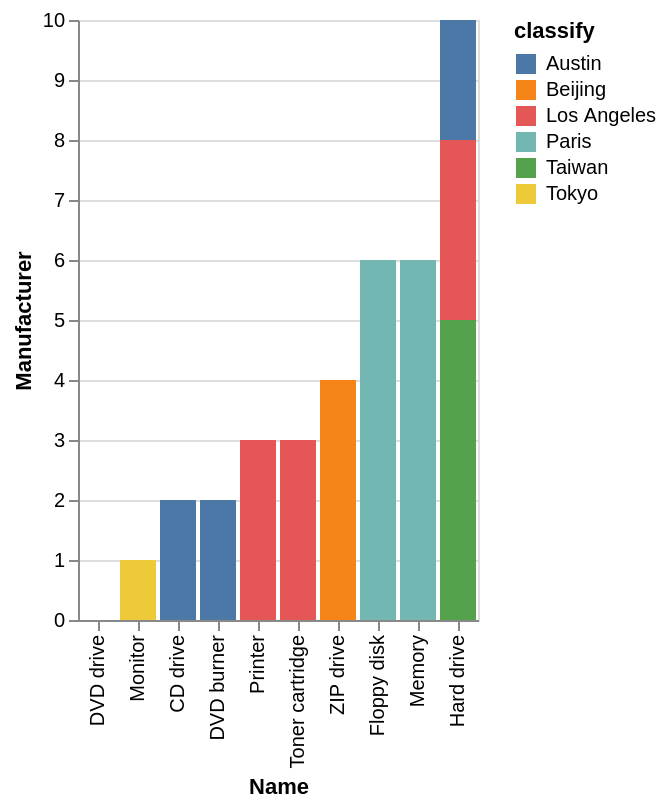

The Vega-Lite source for this figure:
### Vega-Lite specification from a JSON file in a GitHub repository (floating-point values rounded to 4 significant figures)
{"data": {"values": [{"x_data": "Monitor", "y_data": 0, "classify": "Austin"}, {"x_data": "CD drive", "y_data": 2, "classify": "Austin"}, {"x_data": "DVD burner", "y_data": 2, "classify": "Austin"}, {"x_data": "Printer", "y_data": 0, "classify": "Austin"}, {"x_data": "Toner cartridge", "y_data": 0, "classify": "Austin"}, {"x_data": "ZIP drive", "y_data": 0, "classify": "Austin"}, {"x_data": "DVD drive", "y_data": 0, "classify": "Austin"}, {"x_data": "Hard drive", "y_data": 2, "classify": "Austin"}, {"x_data": "Floppy disk", "y_data": 0, "classify": "Austin"}, {"x_data": "Memory", "y_data": 0, "classify": "Austin"}, {"x_data": "Monitor", "y_data": 0, "classify": "Beijing"}, {"x_data": "CD drive", "y_data": 0, "classify": "Beijing"}, {"x_data": "DVD burner", "y_data": 0, "classify": "Beijing"}, {"x_data": "Printer", "y_data": 0, "classify": "Beijing"}, {"x_data": "Toner cartridge", "y_data": 0, "classify": "Beijing"}, {"x_data": "ZIP drive", "y_data": 4, "classify": "Beijing"}, {"x_data": "DVD drive", "y_data": 0, "classify": "Beijing"}, {"x_data": "Hard drive", "y_data": 0, "classify": "Beijing"}, {"x_data": "Floppy disk", "y_data": 0, "classify": "Beijing"}, {"x_data": "Memory", "y_data": 0, "classify": "Beijing"}, {"x_data": "Monitor", "y_data": 0, "classify": "Los Angeles"}, {"x_data": "CD drive", "y_data": 0, "classify": "Los Angeles"}, {"x_data": "DVD burner", "y_data": 0, "classify": "Los Angeles"}, {"x_data": "Printer", "y_data": 3, "classify": "Los Angeles"}, {"x_data": "Toner cartridge", "y_data": 3, "classify": "Los Angeles"}, {"x_data": "ZIP drive", "y_data": 0, "classify": "Los Angeles"}, {"x_data": "DVD drive", "y_data": 0, "classify": "Los Angeles"}, {"x_data": "Hard drive", "y_data": 3, "classify": "Los Angeles"}, {"x_data": "Floppy disk", "y_data": 0, "classify": "Los Angeles"}, {"x_data": "Memory", "y_data": 0, "classify": "Los Angeles"}, {"x_data": "Monitor", "y_data": 0, "classify": "Paris"}, {"x_data": "CD drive", "y_data": 0, "classify": "Paris"}, {"x_data": "DVD burner", "y_data": 0, "classify": "Paris"}, {"x_data": "Printer", "y_data": 0, "classify": "Paris"}, {"x_data": "Toner cartridge", "y_data": 0, "classify": "Paris"}, {"x_data": "ZIP drive", "y_data": 0, "classify": "Paris"}, {"x_data": "DVD drive", "y_data": 0, "classify": "Paris"}, {"x_data": "Hard drive", "y_data": 0, "classify": "Paris"}, {"x_data": "Floppy disk", "y_data": 6, "classify": "Paris"}, {"x_data": "Memory", "y_data": 6, "classify": "Paris"}, {"x_data": "Monitor", "y_data": 0, "classify": "Taiwan"}, {"x_data": "CD drive", "y_data": 0, "classify": "Taiwan"}, {"x_data": "DVD burner", "y_data": 0, "classify": "Taiwan"}, {"x_data": "Printer", "y_data": 0, "classify": "Taiwan"}, {"x_data": "Toner cartridge", "y_data": 0, "classify": "Taiwan"}, {"x_data": "ZIP drive", "y_data": 0, "classify": "Taiwan"}, {"x_data": "DVD drive", "y_data": 0, "classify": "Taiwan"}, {"x_data": "Hard drive", "y_data": 5, "classify": "Taiwan"}, {"x_data": "Floppy disk", "y_data": 0, "classify": "Taiwan"}, {"x_data": "Memory", "y_data": 0, "classify": "Taiwan"}, {"x_data": "Monitor", "y_data": 1, "classify": "Tokyo"}, {"x_data": "CD drive", "y_data": 0, "classify": "Tokyo"}, {"x_data": "DVD burner", "y_data": 0, "classify": "Tokyo"}, {"x_data": "Printer", "y_data": 0, "classify": "Tokyo"}, {"x_data": "Toner cartridge", "y_data": 0, "classify": "Tokyo"}, {"x_data": "ZIP drive", "y_data": 0, "classify": "Tokyo"}, {"x_data": "DVD drive", "y_data": 0, "classify": "Tokyo"}, {"x_data": "Hard drive", "y_data": 0, "classify": "Tokyo"}, {"x_data": "Floppy disk", "y_data": 0, "classify": "Tokyo"}, {"x_data": "Memory", "y_data": 0, "classify": "Tokyo"}]}, "mark": "bar", "encoding": {"x": {"field": "x_data", "type": "nominal", "title": "Name", "sort": {"op": "sum", "field": "y_data", "order": "ascending"}}, "y": {"field": "y_data", "type": "quantitative", "title": "Manufacturer"}, "color": {"field": "classify"}}}
